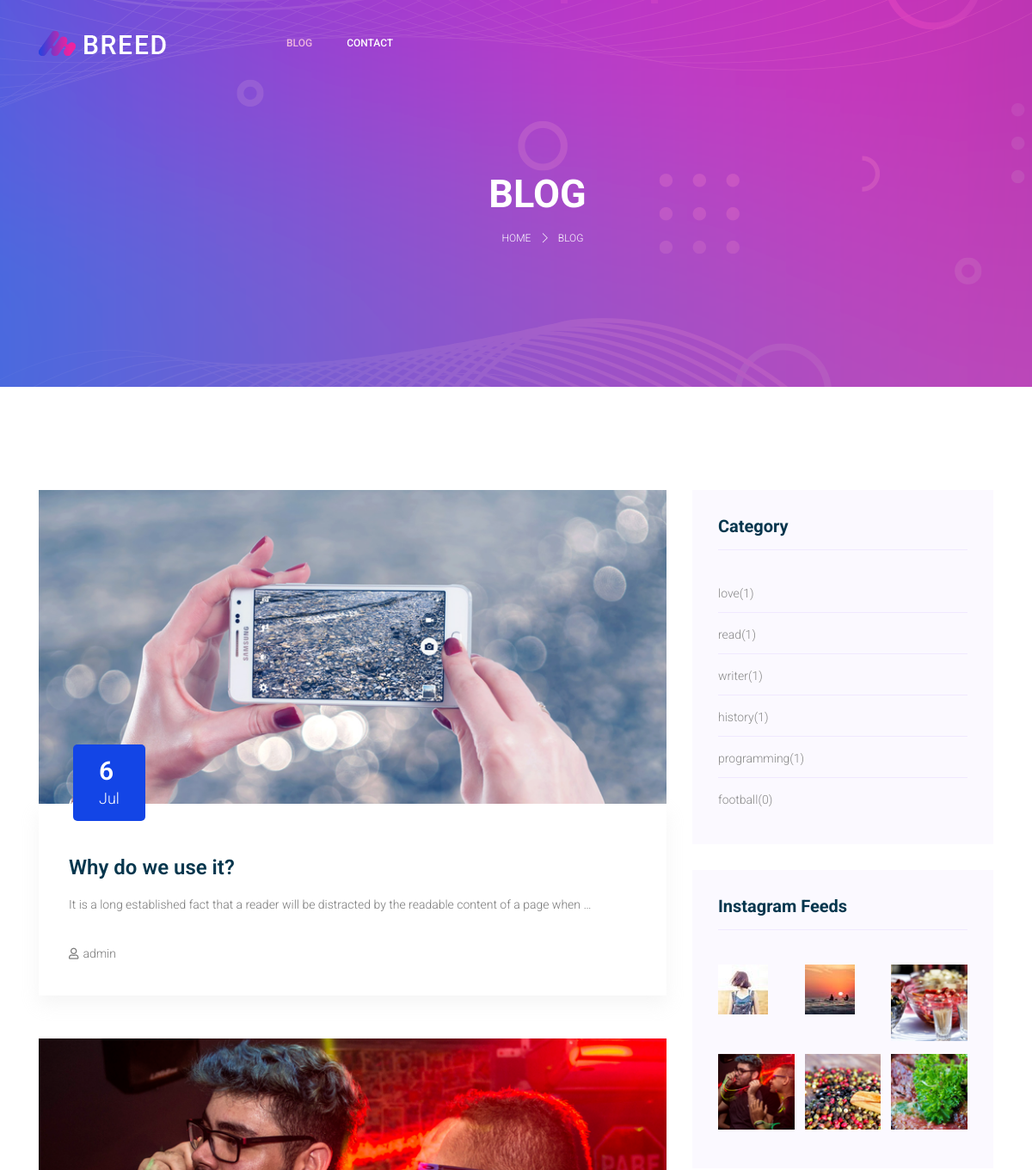
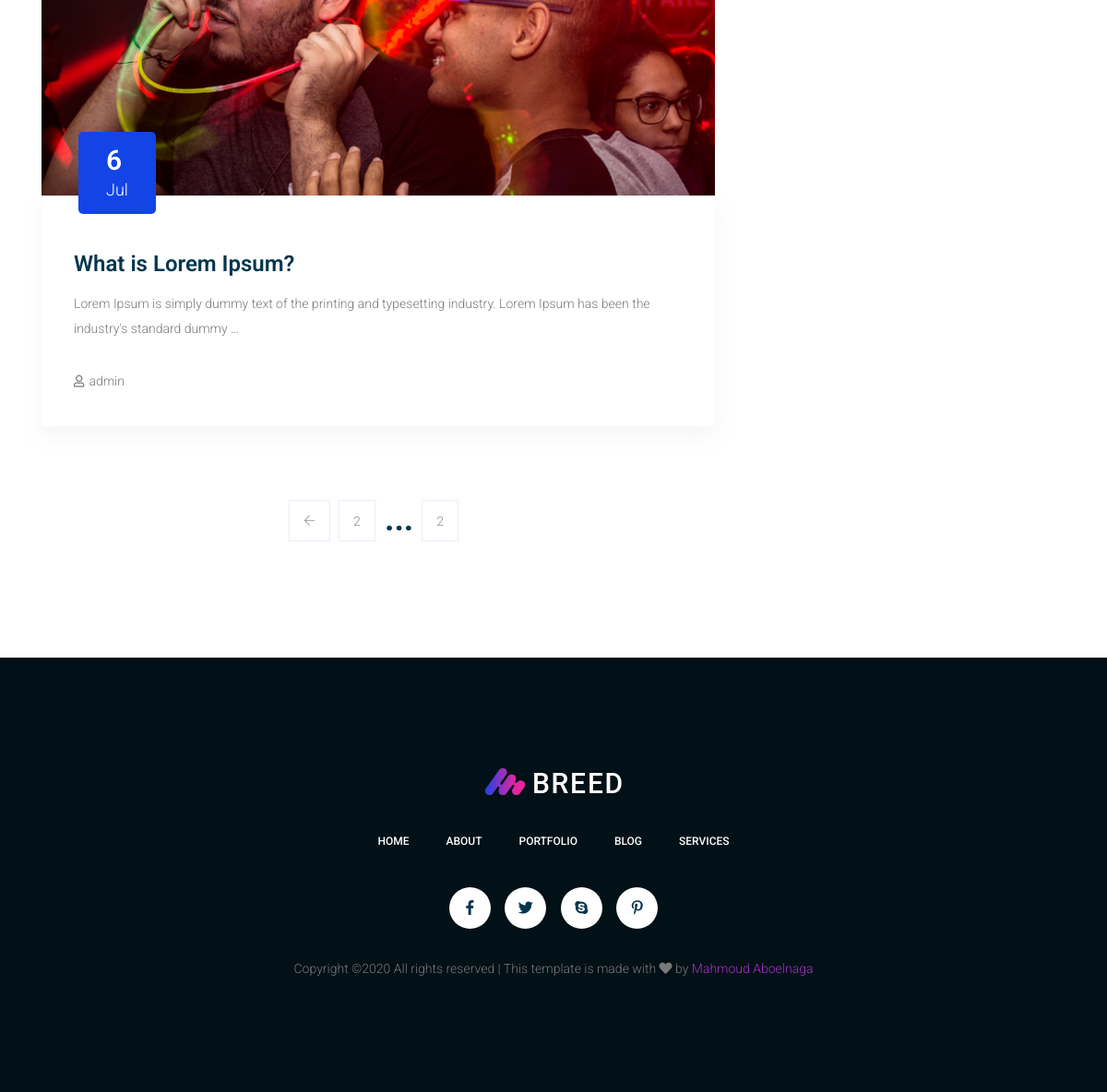
Screenshot of /?page=2 with the database file from the repository (2 pictures, top to bottom).
### blog_app/models.py (models this page shows, shortened)
class Post(models.Model):
    STATUS_CHOICES = (
        ('draft','Draft'),
        ('published','Published'),
    )
    category  = models.ForeignKey('Category',related_name='blog_posts1', on_delete=models.CASCADE)
    author    = models.ForeignKey(User, related_name='blog_posts2',on_delete=models.CASCADE)
    image     = models.ImageField(upload_to='post_img/')
    title     = models.CharField(max_length=250)
    slug      = models.SlugField(blank=True, null=True)
    body      = models.TextField()
    publish   = models.DateTimeField(default=timezone.now)
    created   = models.DateTimeField(auto_now_add=True)
    updated   = models.DateTimeField(auto_now=True)
    status    = models.CharField(max_length=10,choices=STATUS_CHOICES,default='draft')
    objects   = models.Manager()
    published = PostManager()
    tags      = TaggableManager()
    class Meta:
        ordering = ('-created',)
    def get_absolute_url(self):
        return reverse('post-detail', args=[self.publish.year,
            self.publish.month,
            self.publish.day,
            self.slug
        ])

class Category(models.Model):
    title = models.CharField(max_length=100)
    slug  = models.SlugField(blank=True, null=True)
    def get_absolute_url(self):
        return reverse('category_detail', args=[self.slug])

class InstgramFeeds(models.Model):
    img = models.ImageField(upload_to='instagram-feeds/')
    url = models.URLField()
    created = models.DateTimeField(auto_now_add=True)
    class Meta:
        ordering = ('-created',)

### blog_app/views.py (the view)
# urls.py: path('', views.post_list , name='post-list'),
def post_list(request,tag_slug=None):
    object_list = Post.published.all()
    insta = InstgramFeeds.objects.all()[:6]
    category = Category.objects.all()
    tag = None
    if tag_slug:
        tag = get_object_or_404(Tag, slug=tag_slug)
        object_list = object_list.filter(tags__in=[tag])
    paginator = Paginator(object_list, 3) # 3 posts in each page
    page = request.GET.get('page')
    posts = paginator.get_page(page)
    return render(request, 'blog.html', {'page_obj': page,'posts': posts,'tag': tag,'insta':insta,'category':category,})

### blog_app/models.py (called while the page is built)
    def get_queryset(self):
        return super(PostManager,self).get_queryset().filter(status='published')

### blog_app/templates/blog.html
{% extends 'base.html' %}
{% load static %}
{% block our1 %}
  blog
{% endblock our1 %}
{% block our2 %}
{% if tag %}
  {{tag}}
  {% else %}
  blog
{% endif %}
{% endblock our2 %}
{% block content %}
  <section class="blog_area section-margin">
      <div class="container">
          <div class="row">
              <div class="col-lg-8 mb-5 mb-lg-0">
                  <div class="blog_left_sidebar">
                    {% for post in posts %}
                      <article class="blog_item">
                        <div class="blog_item_img">
                        {% if post.image %}
                          <img class="card-img rounded-0" style="max-width:100%" src="{{post.image.url}}" alt="hgftycghvhvhjbh">
                        {% endif %}
                          <div class="blog_item_date">
                            <h3>{{ post.created.day }}</h3>
                            <p>{{ post.created|date:"M" }}</p>
                          </div>
                        </div>
                        <div class="blog_details">
                            <a class="d-inline-block" href="{{ post.get_absolute_url }}">
                                <h2>{{post.title}}</h2>
                            </a>
                            <p>{{post.body|truncatewords:20}}</p>
                            <ul class="blog-info-link">
                              <li><i class="far fa-user"></i>{{post.author}}</li>
                            </ul>
                        </div>
                      </article>
                    {% endfor %}
                        {% include "pagination.html" with page=page_obj %}
                  </div>
              </div>
              <div class="col-lg-4">
                  <div class="blog_right_sidebar">
                      <aside class="single_sidebar_widget post_category_widget">
                        <h4 class="widget_title">Category</h4>
                        <ul class="list cat-list">
                          {% for c in category %}
                          <li>
                              <a href="{{c.get_absolute_url}}" class="d-flex">
                                  <p>{{c.title}}</p>
                                  <p>({{c.blog_posts1.count}})</p>
                              </a>
                          </li>
                          {% endfor %}
                        </ul>
                      </aside>
                      <aside class="single_sidebar_widget instagram_feeds">
                        <h4 class="widget_title">Instagram Feeds</h4>
                        <ul class="instagram_row flex-wrap">
                          {% for i in insta %}
                            <li>
                                <a href="{{i.url}}" target="_blank">
                                  {% if i.img %}
                                    <img class="img-fluid" src="{{i.img.url}}" alt="">
                                  {% endif %}
                                </a>
                            </li>
                            {% endfor %}
                        </ul>
                      </aside>
                  </div>
              </div>
          </div>
      </div>
  </section>
  {% endblock content %}

### static/css/style.css (style rules this page uses)
body { font-size:14px;line-height:27px;font-weight:300;font-family:"Roboto",sans-serif;color:#797979 }
h1,h2,h3,h4,h5,h6 { font-family:"Roboto",sans-serif;font-weight:700;color:#05364d }
.section-margin { margin:50px 0 }
@media (min-width: 600px) { .section-margin { margin:80px 0 } }
@media (min-width: 1200px) { .section-margin { margin:120px 0 } }
ul { list-style-type:none;margin:0;padding:0 }
.list { list-style:none;margin:0px;padding:0px }
a { text-decoration:none;transition:all 0.3s ease-in-out }
.blog_item { margin-bottom:50px }
.blog_details { padding:30px 0 20px 10px;box-shadow:0px 10px 20px 0px rgba(221,221,221,0.3) }
@media (min-width: 768px) { .blog_details { padding:60px 30px 35px 35px } }
.blog_details p { margin-bottom:30px }
.blog_details h2 { font-size:18px;font-weight:600;margin-bottom:8px }
@media (min-width: 768px) { .blog_details h2 { font-size:24px;margin-bottom:15px } }
.blog-info-link li { float:left;font-size:14px }
.blog-info-link li i,.blog-info-link li span { font-size:13px;margin-right:5px }
.blog-info-link li::after { content:"|";padding-left:10px;padding-right:10px }
.blog-info-link li:last-child::after { display:none }
.blog-info-link::after { content:"";display:block;clear:both;display:table }
.blog_item_img { position:relative }
.blog_item_img .blog_item_date { position:absolute;bottom:-10px;left:10px;display:block;color:#fff;background:#1345e6;padding:8px 15px;border-radius:5px }
@media (min-width: 768px) { .blog_item_img .blog_item_date { bottom:-20px;left:40px;padding:13px 30px } }
.blog_item_img .blog_item_date h3 { font-size:22px;font-weight:600;color:#fff;margin-bottom:0;line-height:1.2 }
@media (min-width: 768px) { .blog_item_img .blog_item_date h3 { font-size:30px } }
.blog_item_img .blog_item_date p { margin-bottom:0 }
@media (min-width: 768px) { .blog_item_img .blog_item_date p { font-size:18px } }
.blog_right_sidebar .widget_title { font-size:20px;margin-bottom:40px }
.blog_right_sidebar .widget_title::after { content:"";display:block;padding-top:15px;border-bottom:1px solid #f0e9ff }
.blog_right_sidebar .single_sidebar_widget { background:#fbf9ff;padding:30px;margin-bottom:30px }
.blog_right_sidebar .post_category_widget .cat-list li { border-bottom:1px solid #f0e9ff;transition:all 0.3s ease 0s;padding-bottom:12px }
.blog_right_sidebar .post_category_widget .cat-list li:last-child { border-bottom:0 }
.blog_right_sidebar .post_category_widget .cat-list li a { font-size:14px;line-height:20px;color:#888888 }
.blog_right_sidebar .post_category_widget .cat-list li a p { margin-bottom:0px }
.blog_right_sidebar .post_category_widget .cat-list li+li { padding-top:15px }
.blog_right_sidebar .instagram_feeds .instagram_row { display:flex;margin-right:-6px;margin-left:-6px }
.blog_right_sidebar .instagram_feeds .instagram_row li { width:33.33%;float:left;padding-right:6px;padding-left:6px;margin-bottom:15px }
h2 { font-size:30px }
h3 { font-size:24px }
h4 { font-size:18px }

### rows the page displays
Post: image (picture), created.day "6", created "Jul", title "Why do we use it?", body "It is a long established fact that a reader will be distracted by the readable content of a page when …", author "admin"
Post: image (picture), created.day "6", created "Jul", title "What is Lorem Ipsum?", body "Lorem Ipsum is simply dummy text of the printing and typesetting industry. Lorem Ipsum has been the industry's standard dummy …", author "admin"
Category: title "love", blog_posts1.count "1"
Category: title "read", blog_posts1.count "1"
Category: title "writer", blog_posts1.count "1"
Category: title "history", blog_posts1.count "1"
Category: title "programming", blog_posts1.count "1"
Category: title "football", blog_posts1.count "0"
InstgramFeeds: img (picture)
InstgramFeeds: img (picture)
InstgramFeeds: img (picture)
InstgramFeeds: img (picture)
InstgramFeeds: img (picture)
InstgramFeeds: img (picture)

### other values shown
{{ posts.number }} "2"
{{ posts.paginator.num_pages }} "2"
